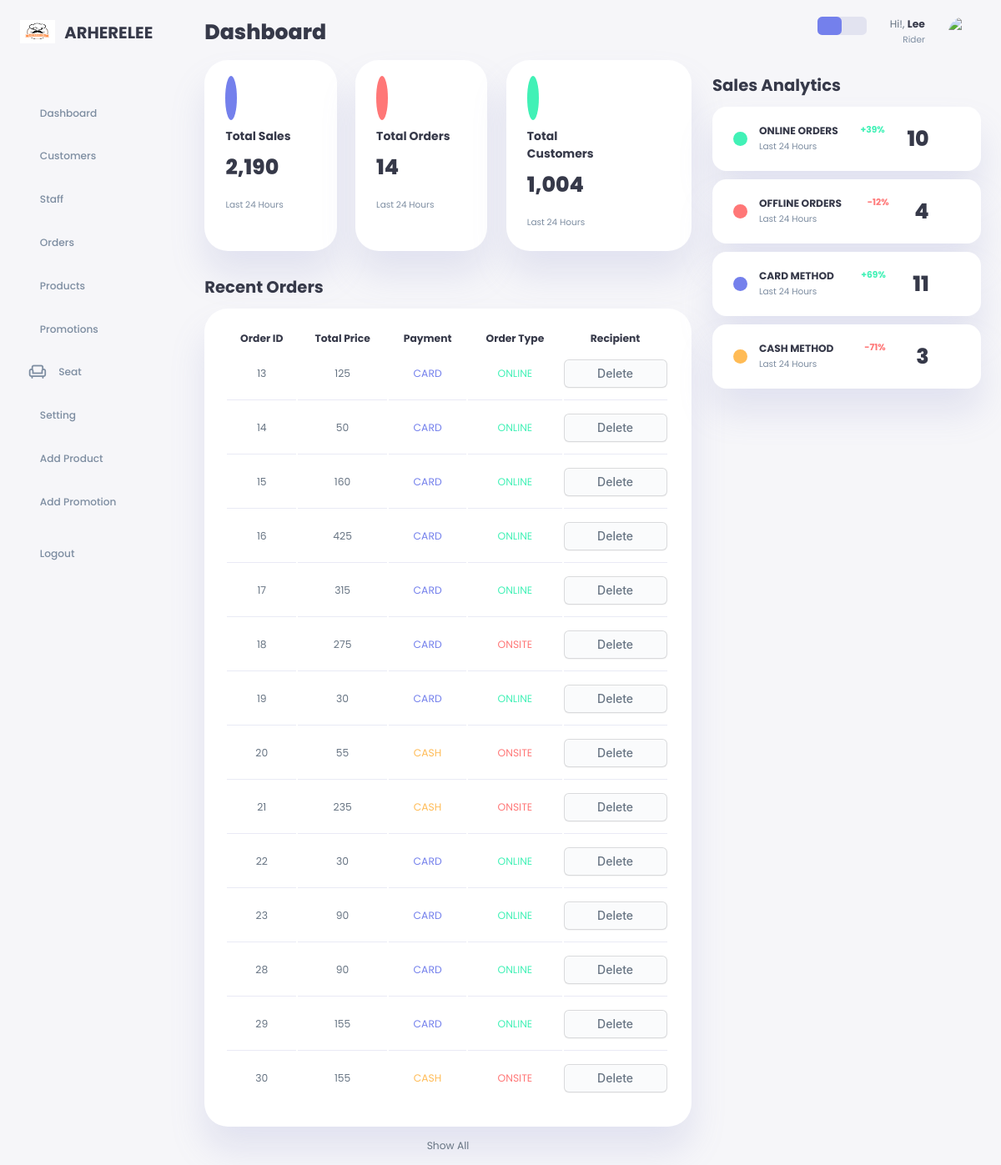
Screenshot of /admin/home.php (signed in) with the database file from the repository.
### tables this page shows
CREATE TABLE `billing` (
  `order_id` int(11) NOT NULL,
  `total_price` int(11) DEFAULT NULL,
  `order_type_id` varchar(5) DEFAULT NULL,
  `payment_id` varchar(4) DEFAULT NULL,
  `staff_id` int(7) DEFAULT NULL,
  `user_id` int(11) NOT NULL
);

CREATE TABLE `payment_method` (
  `payment_id` varchar(4) NOT NULL,
  `payment_type` text NOT NULL
);

CREATE TABLE `order_type` (
  `order_type_id` varchar(5) NOT NULL,
  `order_type_name` text NOT NULL
);

CREATE TABLE `staff_info` (
  `staff_id` int(7) NOT NULL,
  `staff_firstname` varchar(20) NOT NULL,
  `staff_lastname` varchar(20) NOT NULL,
  `staff_tel` varchar(10) NOT NULL,
  `staff_DOB` date NOT NULL,
  `staff_email` varchar(30) NOT NULL,
  `staff_password` varchar(255) NOT NULL,
  `staff_gender` enum('M','F') NOT NULL,
  `vehicle_id` varchar(7) DEFAULT NULL,
  `position_id` varchar(5) NOT NULL
);

CREATE TABLE `staff_position` (
  `position_id` varchar(5) NOT NULL,
  `position_name` varchar(20) NOT NULL
);

### admin/home.php (the view, shortened to what this page needs)
<?php
	require_once '../config/db.php';
?>
<!DOCTYPE html>
<html lang="en">
<head>
    <link rel="stylesheet" href="../css/style.css">
    <link href="https://cdn.jsdelivr.net/npm/remixicon@3.2.0/fonts/remixicon.css" rel="stylesheet">
</head>
<body>
    <div class="container">
        <aside>
            <div class="top">
                <div class="logo">
                    <img src="../img/main-logo.png">
                    <h2>ARHERELEE</h2>
                </div>
            </div>
            <div class="sidebar">
                <a href="home.php">
                    <h3>Dashboard</h3>
                </a>
                <a href="customer.php">
                    <h3>Customers</h3>
                </a>
                <a href="staff.php">
                    <h3>Staff</h3>
                </a>
                <a href="order.php">
                    <h3>Orders</h3>
                </a>
                <a href="product.php">
                    <h3>Products</h3>
                </a>
                <a href="promotion.php">
                    <h3>Promotions</h3>
                </a>
                <a href="seat.php">
                    <span class="material-symbols-outlined">chair</span>
                    <h3>Seat</h3>
                </a>
                <a href="edit_staff.php?edit=<?php echo $_SESSION['staff_login']; ?>">
                    <h3>Setting</h3>
                </a>
                <a href="add_product.php">
                    <h3>Add Product</h3>
                </a>
                <a href="add_promotion.php">
                    <h3>Add Promotion</h3>
                </a>
                <a href="logout.php">
                    <h3>Logout</h3>
                </a>
            </div>
        </aside>
        <main>
            <h1>Dashboard</h1>
            <div class="insights">
                <div class="sales">
                    <i class="ri-line-chart-line"></i>
                    <div class="middle">
                        <div class="left">
                            <h3>Total Sales</h3>
                            <?php
                                $sql = "SELECT SUM(total_price) AS total_sum FROM billing";
                                $result = mysqli_query($conn, $sql);
                                if ($result) {
                                    $fetch = mysqli_fetch_assoc($result);
                                    if ($fetch && isset($fetch['total_sum'])) {
                                        $orderprice = $fetch['total_sum'];
                                        if ($orderprice > 999) {
                                            $orderprice = number_format($orderprice);
                                        }
                                    } else {
                                        $orderprice = 0;
                                    }
                                } else {
                                    $orderprice = 0;
                                }
                                ?>
                            <h1><?php echo $orderprice; ?></h1>
                        </div>
                    </div>
                    <small class="text-muted">Last 24 Hours</small>
                </div>
                <div class="orders">
                    <i class="ri-file-list-3-line"></i>
                    <div class="middle">
                        <div class="left">
                            <h3>Total Orders</h3>
                            <?php
                            $sql = "SELECT COUNT(*) as totalorders FROM billing";
                            $result = mysqli_query($conn, $sql);
                            if ($result) {
                                $fetch = mysqli_fetch_assoc($result);
                                if ($fetch && isset($fetch['totalorders'])) {
                                    $orderCount = $fetch['totalorders'];
                                } else {
                                    $orderCount = 0;
                                }
                            } else
                                $orderCount = 0;
                            ?>
                            <h1><?php echo $orderCount; ?></h1>
                        </div>
                    </div>
                    <small class="text-muted">Last 24 Hours</small>
                </div>
                <div class="members">
                    <i class="ri-user-3-line"></i>
                    <div class="middle">
                    <div class="left">
                        <h3>Total Customers</h3>
                        <?php
                            $sql = "SELECT COUNT(*) as users FROM user";
                            $result = mysqli_query($conn, $sql);
                            if ($result) {
                                $fetch = mysqli_fetch_assoc($result);
                                if ($fetch && isset($fetch['users'])) {
                                    $userCount = $fetch['users'];
                                    if ($userCount > 999) {
                                        $userCount = number_format($userCount);
                                } else {
                                    $userCount = 0;
                                }
                            } else
                                $userCount = 0;
                            }
                        ?>
                        <h1><?php echo $userCount; ?></h1>
                    </div>
                        <div class="progress">
                        </div>
                    </div>
                    <small class="text-muted">Last 24 Hours</small>
                </div>
            </div>
            <div class="recent-orders">
                <h2>Recent Orders</h2>
                <table>
                    <thead>
                        <tr>
                            <th>Order ID</th>
                            <th>Total Price</th>
                            <th>Payment</th>
                            <th>Order Type</th>
                            <th>Recipient</th>
                        </tr>
                    </thead>
                    <tbody>
                        <?php
                            $select = mysqli_query($conn, "SELECT * FROM billing b, payment_method pm, order_type ot WHERE b.payment_id = pm.payment_id AND b.order_type_id = ot.order_type_id");
                            while($row = mysqli_fetch_assoc($select)) {
                            ?>
                            <tr>
                                <td><?php echo $row['order_id']; ?></td>
                                <td><?php echo $row['total_price']; ?></td>
                                <?php
                                    if ($row['payment_type'] == 'CARD') {
                                        echo '<td class="primary">' . $row['payment_type'] . '</td>';
                                    } else {
                                        echo '<td class="warning">' . $row['payment_type'] . '</td>';
                                    }
                                ?>
                                <?php
                                    if ($row['order_type_name'] == 'ONLINE') {
                                        echo '<td class="success">' . $row['order_type_name'] . '</td>';
                                    } else {
                                        echo '<td class="danger">' . $row['order_type_name'] . '</td>';
                                    }
                                ?>
                                <td><a href="order.php?delete=<?php echo $row['order_id']; ?>" class="button-delete">Delete</a></td>
                            </tr>
                        <?php }; ?>
                    </tbody>
                </table>
                <a href="order.php">Show All</a>
            </div>
        </main>
        <div class="right">
            <div class="top">
                <div class="theme-toggler">
                    <i class="ri-sun-fill active"></i>
                    <i class="ri-moon-fill"></i>
                </div>
                <div class="profile">
                    <div class="info">
                        <?php
                        if(isset($_SESSION['staff_login'])){
                            $staff_id = $_SESSION['staff_login'];
                            $select = mysqli_query($conn, "SELECT * FROM staff_info si, staff_position sp WHERE staff_id = $staff_id AND si.position_id = sp.position_id");
                            $row = mysqli_fetch_assoc($select);
                        }
                        ?>
                        <p>Hi!, <b><?php echo $row['staff_firstname'] ?></b></p>
                        <small class="text-muted"><?php echo $row['position_name']?></small>
                    </div>
                    <div class="profile-photo">
                        <img src="../img/default-profile.jpg">
                    </div>
                </div>
            </div>
            <div class="sales-analytics">
                <h2>Sales Analytics</h2>
                <div class="item online">
                    <div class="icon">
                    </div>
                    <div class="right">
                        <div class="info">
                            <h3>ONLINE ORDERS</h3>
                            <small class="text-muted">Last 24 Hours</small>
                        </div>
                        <h5 class="success">+39%</h5>
                        <?php
                            $sql = "SELECT COUNT(*) as count_online FROM billing WHERE order_type_id = 'OT001'";
                            $result = mysqli_query($conn, $sql);
                            if ($result) {
                                $fetch = mysqli_fetch_assoc($result);
                                if ($fetch && isset($fetch['count_online'])) {
                                    $userCount = $fetch['count_online'];
                                } else {
                                    $userCount = 0;
                                }
                            } else {
                                $userCount = 0;
                            }
                        ?>
                        <h1><?php echo $userCount; ?></h1>
                    </div>
                </div>
                <div class="item offline">
                    <div class="icon">
                    </div>
                    <div class="right">
                        <div class="info">
                            <h3>OFFLINE ORDERS</h3>
                            <small class="text-muted">Last 24 Hours</small>
                        </div>
                        <h5 class="danger">-12%</h5>
                        <?php
                            $sql = "SELECT COUNT(*) as count_online FROM billing WHERE order_type_id = 'OT002'";
                            $result = mysqli_query($conn, $sql);
                            if ($result) {
                                $fetch = mysqli_fetch_assoc($result);
                                if ($fetch && isset($fetch['count_online'])) {
                                    $userCount = $fetch['count_online'];
                                } else {
                                    $userCount = 0;
                                }
                            } else {
                                $userCount = 0;
                            }
                            ?>
                            <h1><?php echo $userCount; ?></h1>
                    </div>
                </div>
                <div class="item card">
                    <div class="icon">
                    </div>
                    <div class="right">
                        <div class="info">
                            <h3>CARD METHOD</h3>
                            <small class="text-muted">Last 24 Hours</small>
                        </div>
                        <h5 class="success">+69%</h5>
                        <?php
                            $sql = "SELECT COUNT(*) as count_card FROM billing WHERE payment_id = 'PAY1'";
                            $result = mysqli_query($conn, $sql);
                            if ($result) {
                                $fetch = mysqli_fetch_assoc($result);
                                if ($fetch && isset($fetch['count_card'])) {
                                    $userCount = $fetch['count_card'];
                                } else {
                                    $userCount = 0;
                                }
                            } else {
                                $userCount = 0;
                            }
                            ?>
                            <h1><?php echo $userCount; ?></h1>
                    </div>
                </div>
                <div class="item cash">
                    <div class="icon">
                    </div>
                    <div class="right">
                        <div class="info">
                            <h3>CASH METHOD</h3>
                            <small class="text-muted">Last 24 Hours</small>
                        </div>
                        <h5 class="danger">-71%</h5>
                        <?php
                            $sql = "SELECT COUNT(*) as count_card FROM billing WHERE payment_id = 'PAY2'";
                            $result = mysqli_query($conn, $sql);
                            if ($result) {
                                $fetch = mysqli_fetch_assoc($result);
                                if ($fetch && isset($fetch['count_card'])) {
                                    $userCount = $fetch['count_card'];
                                } else {
                                    $userCount = 0;
                                }
                            } else {
                                $userCount = 0;
                            }
                            ?>
                            <h1><?php echo $userCount; ?></h1>
                    </div>
                </div>
            </div>
        </div>
    </div>
</body>
</html>

### rows the page displays
billing: order_id "13", total_price "125", payment.payment_type "CARD", order_type.order_type_name "ONLINE"
billing: order_id "14", total_price "50", payment.payment_type "CARD", order_type.order_type_name "ONLINE"
billing: order_id "15", total_price "160", payment.payment_type "CARD", order_type.order_type_name "ONLINE"
billing: order_id "16", total_price "425", payment.payment_type "CARD", order_type.order_type_name "ONLINE"
billing: order_id "17", total_price "315", payment.payment_type "CARD", order_type.order_type_name "ONLINE"
billing: order_id "18", total_price "275", payment.payment_type "CARD", order_type.order_type_name "ONSITE"
billing: order_id "19", total_price "30", payment.payment_type "CARD", order_type.order_type_name "ONLINE"
billing: order_id "20", total_price "55", payment.payment_type "CASH", order_type.order_type_name "ONSITE"
billing: order_id "21", total_price "235", payment.payment_type "CASH", order_type.order_type_name "ONSITE"
billing: order_id "22", total_price "30", payment.payment_type "CARD", order_type.order_type_name "ONLINE"
billing: order_id "23", total_price "90", payment.payment_type "CARD", order_type.order_type_name "ONLINE"
billing: order_id "28", total_price "90", payment.payment_type "CARD", order_type.order_type_name "ONLINE"
billing: order_id "29", total_price "155", payment.payment_type "CARD", order_type.order_type_name "ONLINE"
billing: order_id "30", total_price "155", payment.payment_type "CASH", order_type.order_type_name "ONSITE"
staff_info: staff_firstname "Lee", position.position_name "Rider"

### other values shown
$orderprice "2,190"
$orderCount "14"
$userCount "1,004"
$userCount "10"
$userCount "4"
$userCount "11"
$userCount "3"
